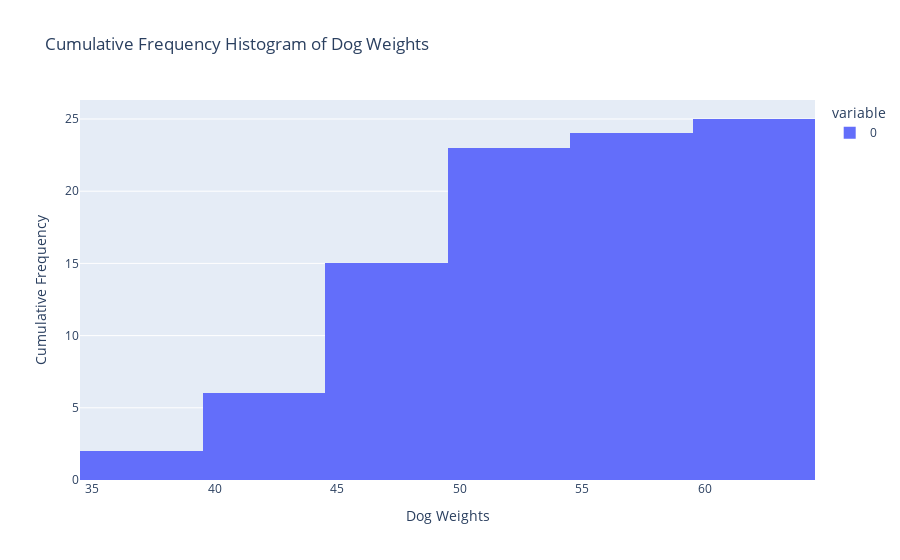

The cell this chart's notebook holds for it:
### Markdown cell above
## Cumulative Frequency Histogram with Plotly Express

### Code cell
dog_weights = [
    37, 39, 41, 42, 43, 43,
    45, 45, 46, 46, 47, 47,
    47, 48, 48, 50, 50, 51,
    51, 52, 53, 53, 54, 57, 62
]

bins = [35, 40, 45, 50, 55, 60, 65]

px.histogram(
    dog_weights,
    nbins = 6,  # set the number of bins
    title = "Cumulative Frequency Histogram of Dog Weights",
    cumulative = True
).update_layout(
    xaxis_title="Dog Weights", yaxis_title="Cumulative Frequency"
)

### Figure 1 — Plotly figure (JSON) as saved in the notebook; plotly's stock layout.template omitted (floating-point values rounded to 4 significant figures)
{"data": [{"alignmentgroup": "True", "bingroup": "x", "cumulative": {"enabled": true}, "hovertemplate": "variable=0<br>value=%{x}<br>count=%{y}<extra></extra>", "legendgroup": "0", "marker": {"color": "#636efa", "pattern": {"shape": ""}}, "name": "0", "nbinsx": 6, "offsetgroup": "0", "orientation": "v", "showlegend": true, "type": "histogram", "x": [37, 39, 41, 42, 43, 43, 45, 45, 46, 46, 47, 47, 47, 48, 48, 50, 50, 51, 51, 52, 53, 53, 54, 57, 62], "xaxis": "x", "yaxis": "y"}], "layout": {"barmode": "relative", "legend": {"title": {"text": "variable"}, "tracegroupgap": 0}, "title": {"text": "Cumulative Frequency Histogram of Dog Weights"}, "xaxis": {"anchor": "y", "domain": [0, 1], "title": {"text": "Dog Weights"}}, "yaxis": {"anchor": "x", "domain": [0, 1], "title": {"text": "Cumulative Frequency"}}}}
